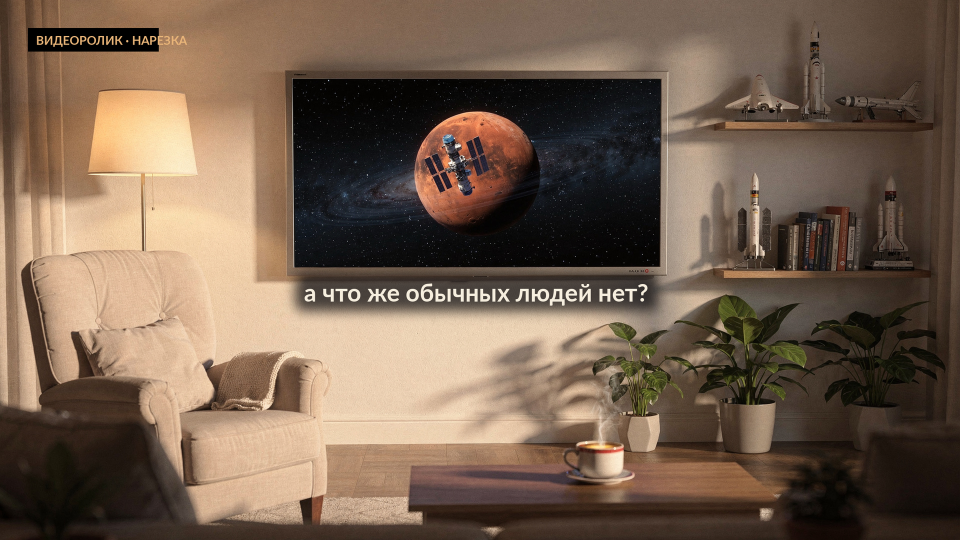
#> input picture assets/final/prolog/s4.png, 1920 x 1080 px (shown at 1/2 size)
$ python _s4_tv_box.py
#> lines starting #> are read from the running program, lines starting #| are printed output that depends on the picture; after the words box and inside, x2 and y2 are one past the last pixel; in counts of white or black regions, pixels touching at a corner belong together
# -*- coding: utf-8 -*-
"""Точные границы ТВ-экрана: ищем тёмную панель (звёздное поле) внутри светлого корпуса."""
import os
import numpy as np
from PIL import Image

HERE = os.path.dirname(os.path.abspath(__file__))
im = Image.open(os.path.join(HERE, 'assets/final/prolog/s4.png')).convert('RGB')
#> im is the input picture: PIL image 1920x1080 RGB; mean R, G, B 116.6, 95.7, 78.4
W, H = im.size
#> W = 1920; H = 1080
a = np.asarray(im).astype(np.float32)
lum = a @ np.array([0.299, 0.587, 0.114], dtype=np.float32)
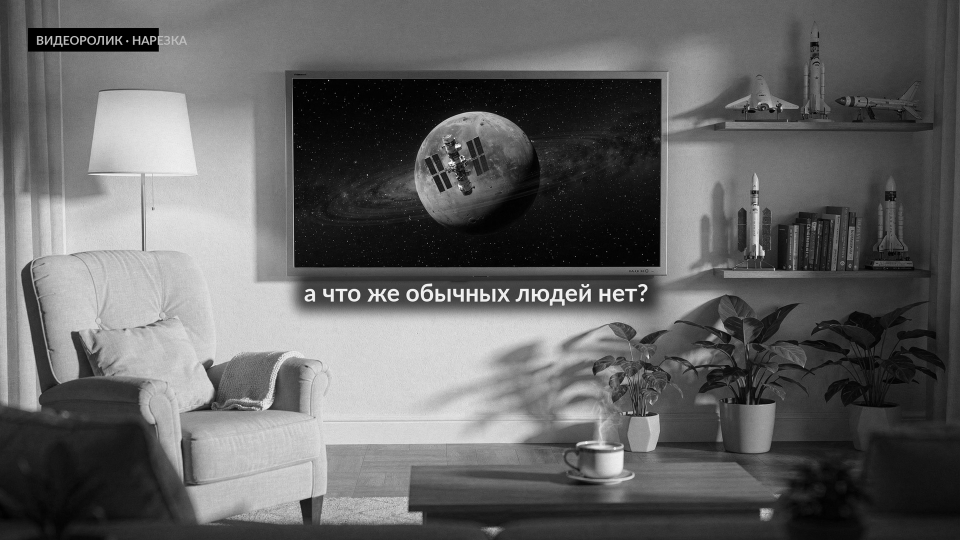
#> lum: shape (1080, 1920) float32 (shown at 1/2 size); min 0, max 255, mean 100

# окно, где заведомо есть ТВ
AX0, AX1, AY0, AY1 = 500, 1400, 100, 600
sub = lum[AY0:AY1, AX0:AX1]
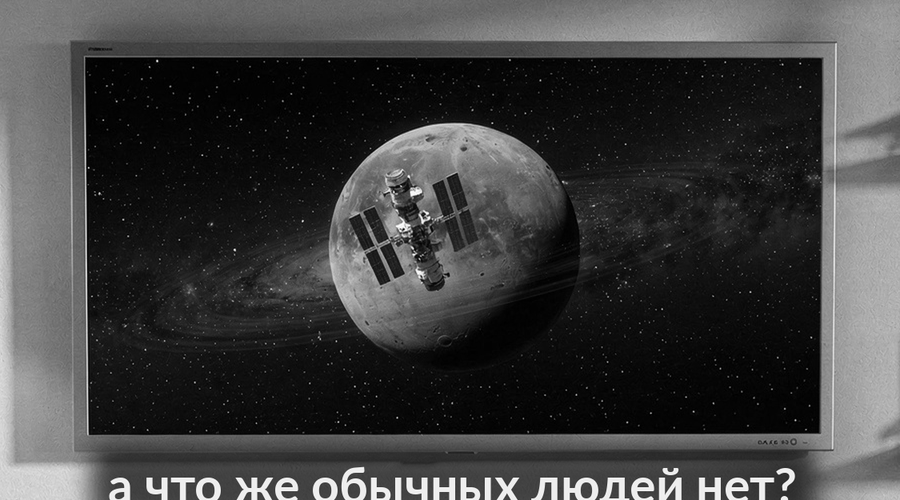
#> sub: shape (500, 900) float32; min 0, max 255, mean 64.1
# тёмное звёздное поле: lum < 60
dark = sub < 60
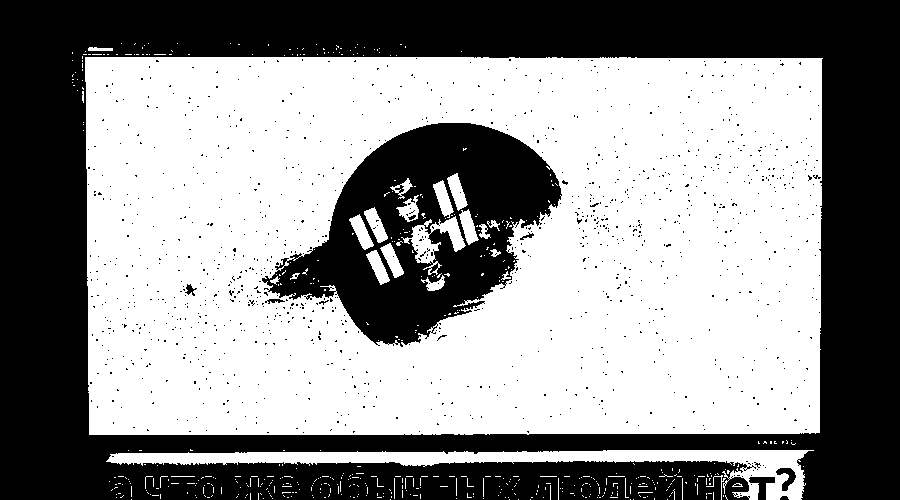
#> dark: shape (500, 900) bool; 56.2% white; 1128 black regions (1119 under 20 px), largest, box (x1, y1, x2, y2) and area: (0, 0, 900, 500) 161566, (262, 123, 562, 347) 32467, (749, 477, 775, 500) 280
# для каждой строки считаем протяжённость тёмного
rows = dark.mean(1)
#> rows = 500 values, max 0.82 at index 58, min 0 at index 0, mean 0.562
cols = dark.mean(0)
#> cols = 900 values, max 0.848 at index 775, min 0 at index 0, mean 0.562
ry = [AY0 + i for i in range(len(rows)) if rows[i] > 0.5]
#> ry = 386 values from 158 to 561
rx = [AX0 + i for i in range(len(cols)) if cols[i] > 0.4]
#> rx = 733 values from 587 to 1320
print('строки панели:', min(ry), '..', max(ry))
#| строки панели: 158 .. 561
print('столбцы панели:', min(rx), '..', max(rx))
#| столбцы панели: 587 .. 1320
y0, y1, x0, x1 = min(ry), max(ry), min(rx), max(rx)
#> y0 = 158; y1 = 561; x0 = 587; x1 = 1320
print('экран 1920:', x0, y0, x1, y1, 'w=%d h=%d' % (x1 - x0, y1 - y0))
#| экран 1920: 587 158 1320 561 w=733 h=403
print('экран 2400 (x1.25):', x0 * 1.25, y0 * 1.25, x1 * 1.25, y1 * 1.25,
      'w=%.0f' % ((x1 - x0) * 1.25))
#| экран 2400 (x1.25): 733.75 197.5 1650.0 701.25 w=916

# корпус: яркая рамка вокруг -> ищем по градиенту
prof = lum[AY0:AY1, :].mean(0)
#> prof = 1920 values, max 201.9 at index 361, min 30.24 at index 631, mean 95.03
print('\nпрофиль lum по x (1500..1700 в 2400-пространстве = 1200..1360 в 1920):')
for x in range(1290, 1360, 2):
    print(x, round(float(prof[x]), 1))
#> this loop made 35 passes
#| 1290 39.5
#| 1292 38.7
#| 1294 35.9
#| 1296 34.1
#| 1298 34.7
#| 1300 35.7
#| 1302 34.6
#| 1304 35.6
#> (further printed lines are left out)

$ run again, with assets/final/prolog/s1.png copied over assets/final/prolog/s4.png
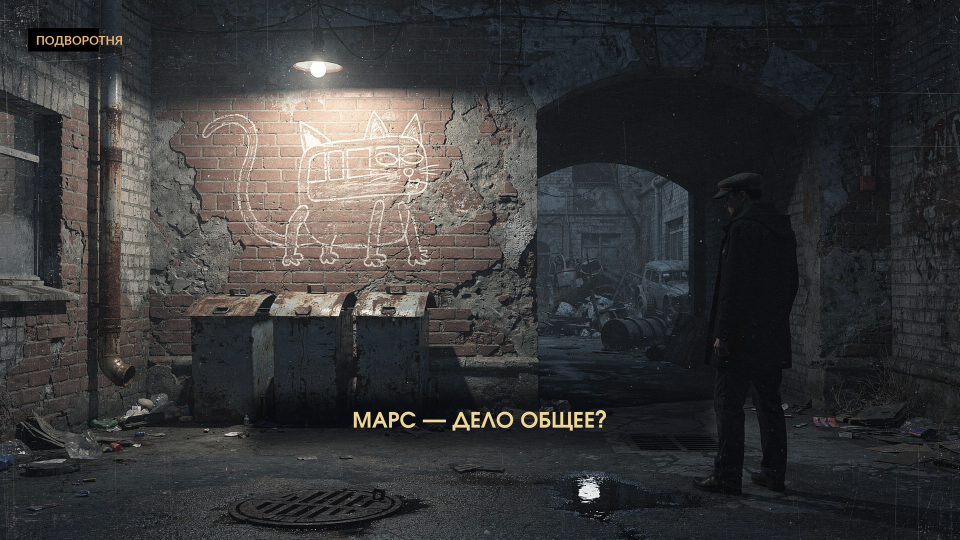
#> input picture assets/final/prolog/s1.png, 1920 x 1080 px (shown at 1/2 size)
#> im is the input picture: PIL image 1920x1080 RGB; mean R, G, B 56.6, 56.6, 57.1
#> `sub = lum[AY0:AY1, AX0:AX1]`:
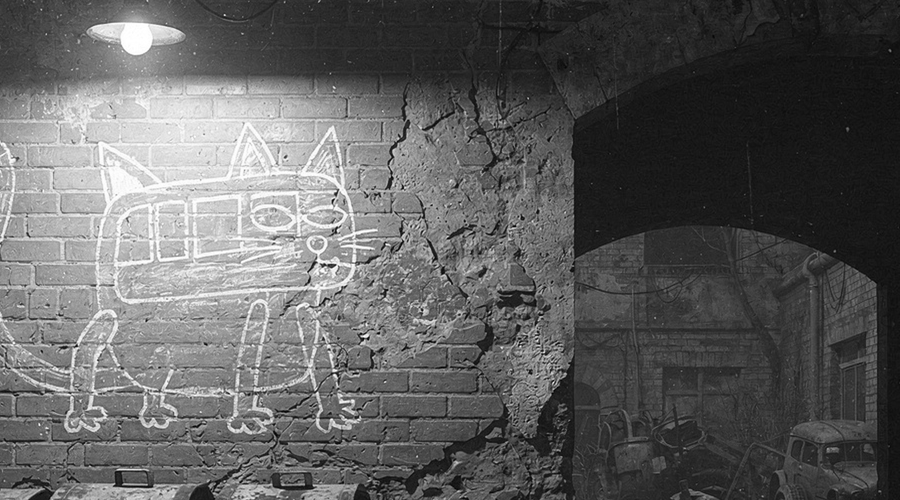
#> sub: shape (500, 900) float32; min 0, max 255, mean 96.1
#> `dark = sub < 60`:
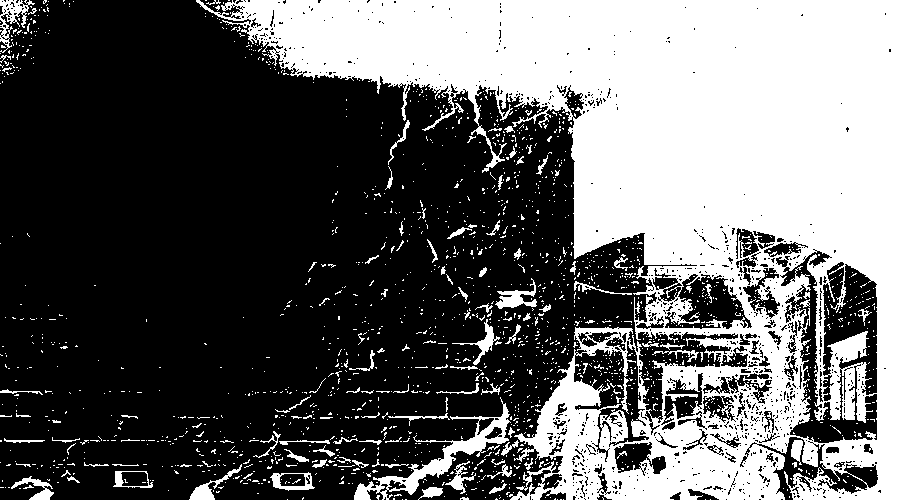
#> dark: shape (500, 900) bool; 38.5% white; 1762 white regions (1647 under 20 px), largest, box (x1, y1, x2, y2) and area: (196, 0, 900, 500) 157261, (354, 397, 511, 500) 2521, (0, 0, 35, 53) 595
#> rows = 500 values, max 0.799 at index 3, min 0.127 at index 326, mean 0.385
#> cols = 900 values, max 1 at index 881, min 0 at index 155, mean 0.385
#> ry = 93 values from 100 to 588
#> rx = 350 values from 1003 to 1399
#| строки панели: 100 .. 588
#| столбцы панели: 1003 .. 1399
#> y0 = 100; y1 = 588; x0 = 1003; x1 = 1399
#| экран 1920: 1003 100 1399 588 w=396 h=488
#| экран 2400 (x1.25): 1253.75 125.0 1748.75 735.0 w=495
#> prof = 1920 values, max 178.4 at index 644, min 18.9 at index 1516, mean 74.22
#> the loop `for x in range(1290, 1360, 2):` made 35 passes
#| 1290 43.6
#| 1292 42.3
#| 1294 41.4
#| 1296 40.3
#| 1298 40.1
#> (further printed lines are left out)

$ run again, with assets/final/prolog/s2.png copied over assets/final/prolog/s4.png
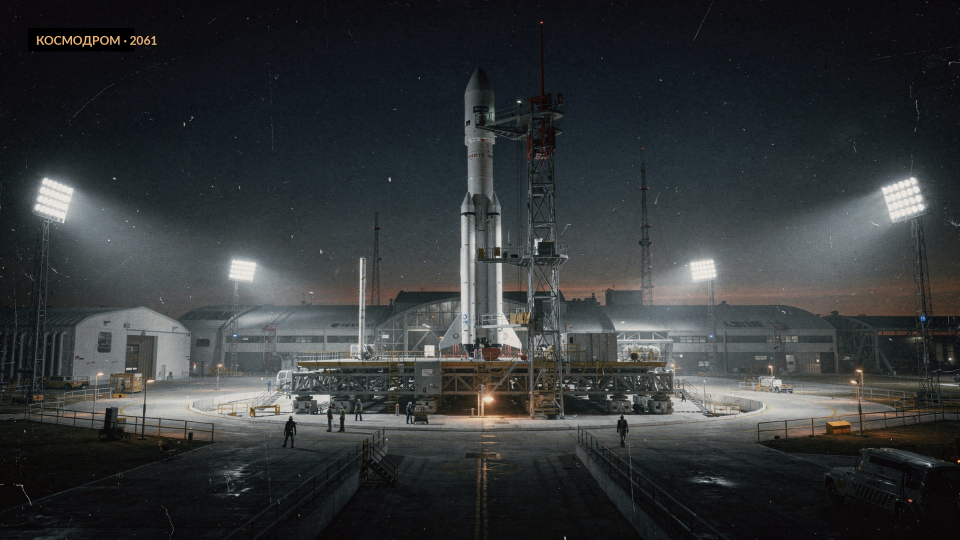
#> input picture assets/final/prolog/s2.png, 1920 x 1080 px (shown at 1/2 size)
#> im is the input picture: PIL image 1920x1080 RGB; mean R, G, B 51.4, 54.7, 55.8
#> `sub = lum[AY0:AY1, AX0:AX1]`:
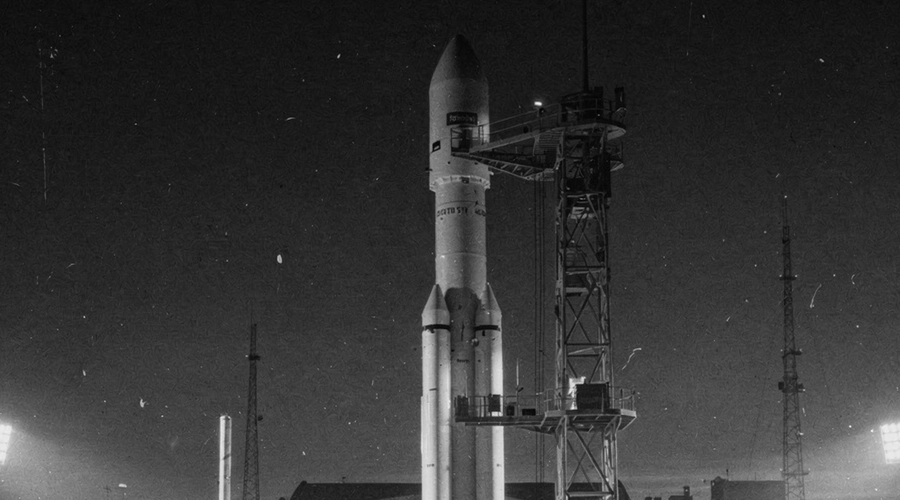
#> sub: shape (500, 900) float32; min 1.12, max 240.2, mean 52.7
#> `dark = sub < 60`:
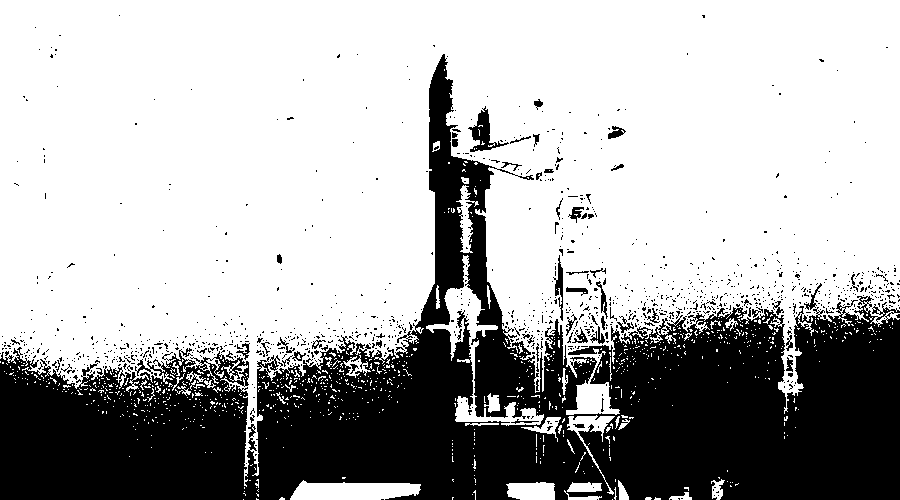
#> dark: shape (500, 900) bool; 68.4% white; 1141 black regions (1077 under 20 px), largest, box (x1, y1, x2, y2) and area: (0, 54, 900, 500) 135115, (468, 106, 509, 152) 607, (553, 255, 563, 321) 259
#> rows = 500 values, max 1 at index 0, min 0.00333 at index 476, mean 0.684
#> cols = 900 values, max 0.94 at index 256, min 0.118 at index 443, mean 0.684
#> ry = 343 values from 100 to 442
#> rx = 870 values from 500 to 1399
#| строки панели: 100 .. 442
#| столбцы панели: 500 .. 1399
#> y0 = 100; y1 = 442; x0 = 500; x1 = 1399
#| экран 1920: 500 100 1399 442 w=899 h=342
#| экран 2400 (x1.25): 625.0 125.0 1748.75 552.5 w=1124
#> prof = 1920 values, max 120.8 at index 943, min 20.14 at index 4, mean 53.23
#> the loop `for x in range(1290, 1360, 2):` made 35 passes
#| 1290 51.2
#| 1292 51.8
#| 1294 52.2
#| 1296 53.3
#| 1298 53.2
#> (further printed lines are left out)

$ run again, with assets/final/prolog/s3.png copied over assets/final/prolog/s4.png
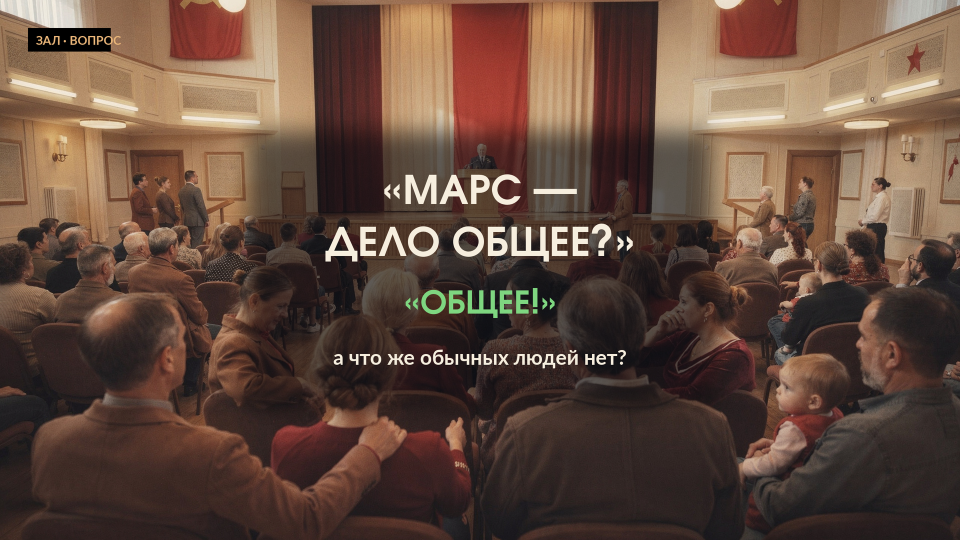
#> input picture assets/final/prolog/s3.png, 1920 x 1080 px (shown at 1/2 size)
#> im is the input picture: PIL image 1920x1080 RGB; mean R, G, B 98.3, 73.9, 61.1
#> `sub = lum[AY0:AY1, AX0:AX1]`:
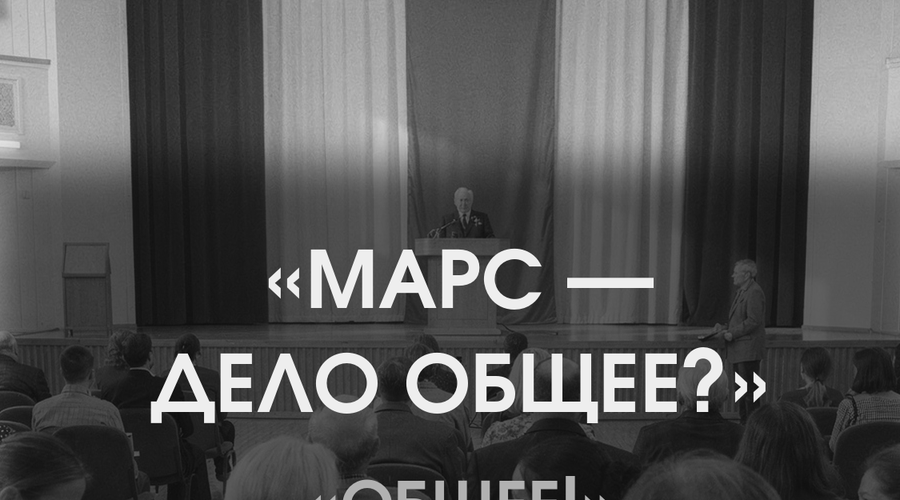
#> sub: shape (500, 900) float32; min 0, max 254.8, mean 85.2
#> `dark = sub < 60`:
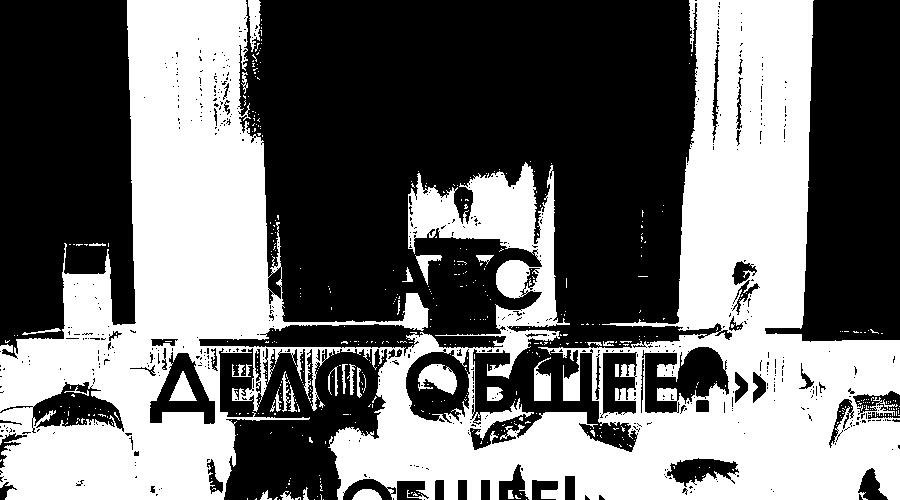
#> dark: shape (500, 900) bool; 43.7% white; 498 white regions (468 under 20 px), largest, box (x1, y1, x2, y2) and area: (0, 0, 900, 500) 190888, (418, 364, 457, 395) 775, (534, 357, 551, 401) 507
#> rows = 500 values, max 0.943 at index 348, min 0.229 at index 106, mean 0.437
#> cols = 900 values, max 0.998 at index 139, min 0.012 at index 326, mean 0.437
#> ry = 151 values from 422 to 599
#> rx = 328 values from 564 to 1311
#| строки панели: 422 .. 599
#| столбцы панели: 564 .. 1311
#> y0 = 422; y1 = 599; x0 = 564; x1 = 1311
#| экран 1920: 564 422 1311 599 w=747 h=177
#| экран 2400 (x1.25): 705.0 527.5 1638.75 748.75 w=934
#> prof = 1920 values, max 143 at index 1488, min 32.11 at index 649, mean 101.9
#> the loop `for x in range(1290, 1360, 2):` made 35 passes
#| 1290 39.5
#| 1292 38.4
#| 1294 36.8
#| 1296 36.3
#| 1298 35.5
#> (further printed lines are left out)
